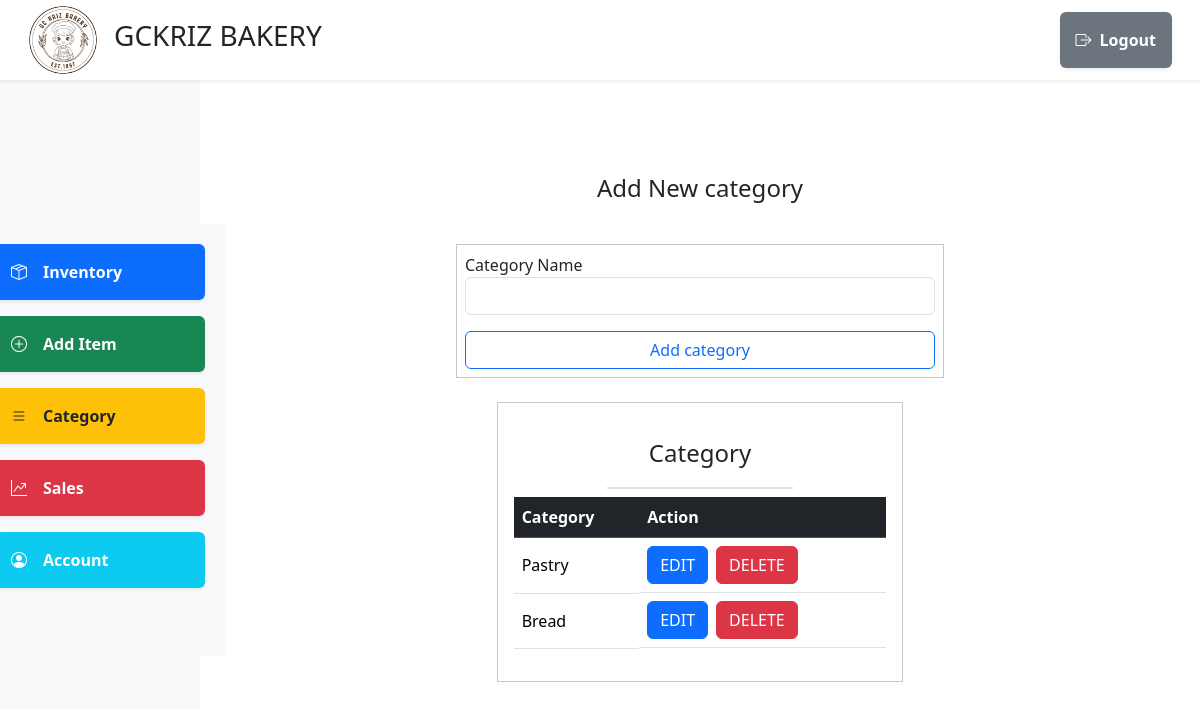
The page /admin/admin_category.php on the database as committed earlier.
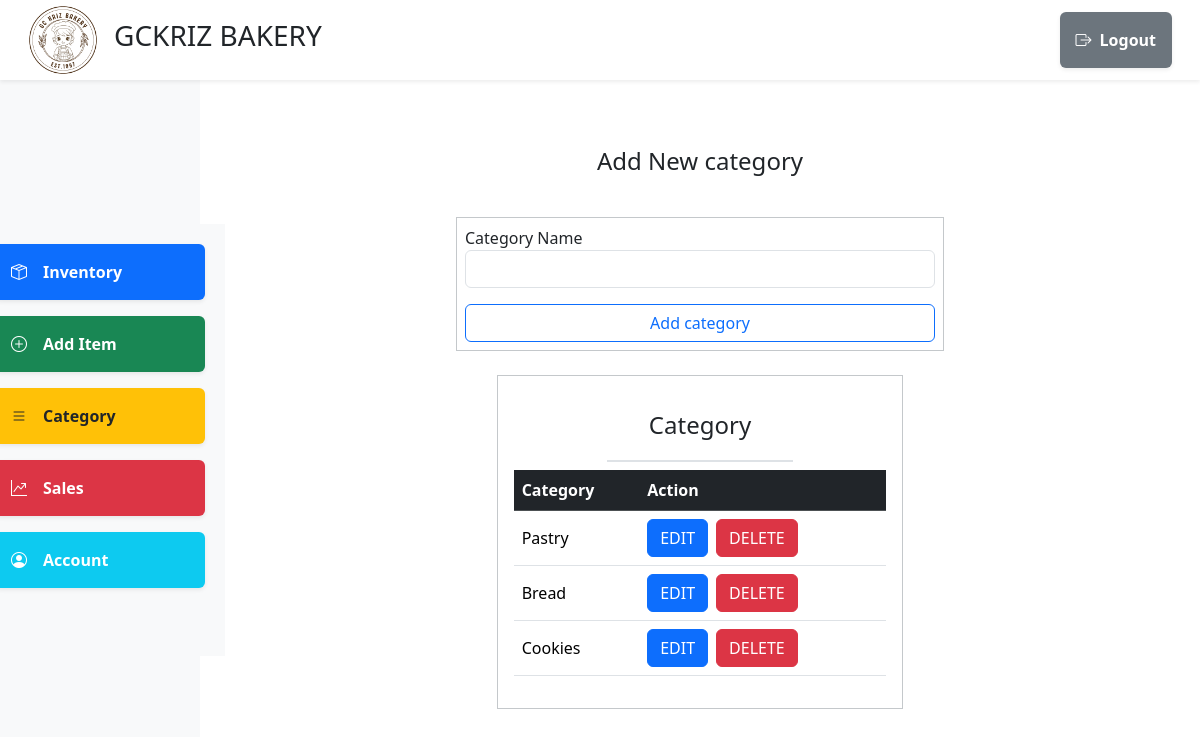
The same page on the database as committed later.
### tables this page shows
CREATE TABLE `categories` (
  `categoryID` int NOT NULL,
  `categoryName` varchar(250) DEFAULT NULL
);

### model/category.php (called while the page is built, shortened)
<?php
require_once __DIR__.'/../_init.php';
class Category{
    public static function getAll(){
        global $connection;
        $sql_command = "SELECT * FROM categories";
        $stmt = $connection->prepare($sql_command);
        $stmt->execute();
        $result = $stmt->get_result();
        $data = $result->fetch_all(MYSQLI_ASSOC);
        return $data;
    }
}

### admin/admin_category.php (the view, shortened to what this page needs)
<?php
require "../_init.php";
$Category = new Category();
?>
<!DOCTYPE html>
<html lang="en">
<head>
</head>
<body>
    <?php require "../template/nav.php";  ?>
    <div class="container-fluid full-vh-vw">
    <div class="row h-100">
      <div class="col-2 bg-light d-flex align-items-center justify-content-center">
        <?php require "../template/side_nav.php"; ?>
      </div>
      <div class="col-10 d-flex flex-column align-items-center justify-content-center">
        <h4>Add New category</h4>
        <form action="../controller/category_controller.php?action=<?=isset($_GET['category-id']) ? 'update-category' : 'add-category'?>&category-id=<?=isset($_GET['category-id']) ? $_GET['category-id'] : ''?>" method="POST" class="d-flex flex-column border p-2 border-secondary-subtle w-50">
              <div class="form-group mb-3">
                  <label for="category-name">Category Name</label>
                  <input
                  type="text"
                  name="category-name"
                  class="form-control"
                  id="category-name"
                  value="<?=isset($_GET['category-name']) ? $_GET['category-name'] : ''?>"
                  required>
              </div>
              <button type="submit" class="btn btn-outline-primary">Add category</button>
        </form>
        <div class="col-5 d-flex flex-column align-items-center justify-content-start border border-secondary bg-white border-secondary-subtle p-3 m-4 ">
             <div class="d-flex justify-content-center align-items-center w-50 mb-2 border-bottom border-2 border-subtle" style="height: 70px">
                 <h4 class="mb-0 text-center">Category</h4>
             </div>
                 <table class="table table-responsive table-hover">
                     <thead class="table-dark align-middle ">
                         <tr>
                             <th scope="col">Category</th>
                             <th scope="col">Action</th>
                         </tr>
                     </thead>
                         <tbody>
                             <?php foreach($Category->getAll() as $category) : ?>
                                 <tr class="align-middle">
                                     <td><?= $category["categoryName"]?></td>
                                     <td class="d-flex flex-row">
                                         <a href="?action=update-category&category-name=<?=$category["categoryName"]?>&category-id=<?=$category["categoryID"]?>" class="btn btn-primary">EDIT</a>
                                         <form action="../controller/category_controller.php?action=delete-category" method="POST" class="mx-2">
                                             <button type="submit" name="submit" class="btn btn-danger">DELETE</button>
                                         </form>
                                     </td>
                                 </tr>
                             <?php endforeach;?>
                         </tbody>
                 </table>
             </div>
      </div>
    </div>
    </div>
</body>
</html>

Rows that differ between the two databases and show on the page:
added categories: categoryName "Cookies"
